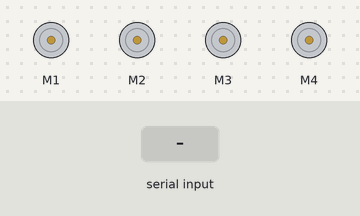
The sketch below on a simulated Arduino Uno, built with avr-gcc and run on an emulated ATmega328P. On the bench: 4 × DC motor (green arrow = forward, orange = backward, longer = faster). The inputs (shaded band) are chosen by the test bench. What the sketch prints to the serial monitor is not drawn.

Above: at 1.2 s.
1.3 s: "C\n" received over Serial
2.8 s: "U\n" received over Serial
At 3.1 s:
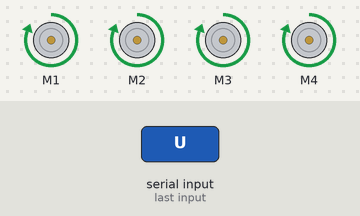
4.3 s: "D\n" received over Serial
At 5.5 s:
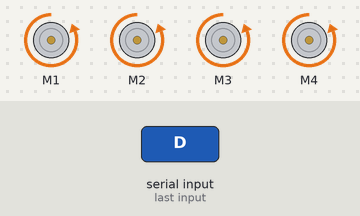
5.8 s: "L\n" received over Serial
At 7.0 s:
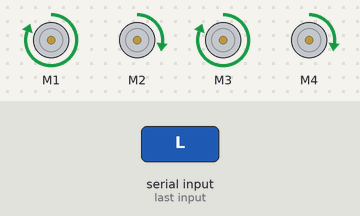
7.3 s: "R\n" received over Serial
At 8.5 s:
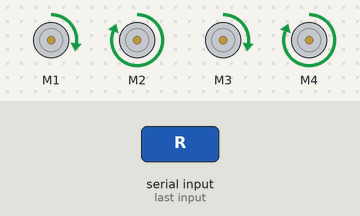
Timing chart, 0 to 10.3 s (numbered marks = the images above; inputs shaded):
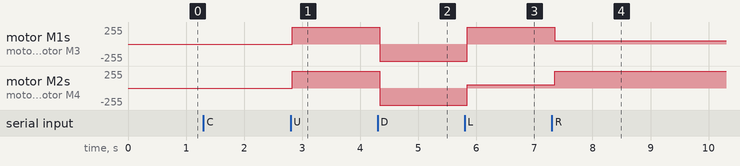

The sketch:

slave.ino
```cpp
#include <AFMotor.h>

//initial motors pin
AF_DCMotor motor1(1);
AF_DCMotor motor2(2);
AF_DCMotor motor3(3);
AF_DCMotor motor4(4);

char command;

void setup()
{
  Serial.begin(9600);  //Set the baud rate to your Bluetooth module.
  Serial.println("Slave ready. Waiting for joystick input...");
}

void loop() {
  Serial.println("Waiting for signal...");
  if (Serial.available()) {
    String receivedData = Serial.readStringUntil('\n');
    Serial.println("Joystick Direction: " + receivedData);
    char command = receivedData.charAt(0);

    Stop(); //initialize with motors stoped

    switch (command) {
      case 'C':
        Stop();
        break;
      case 'U':
        forward();
        break;
      case 'D':
        back();
        break;
      case 'L':
        left();
        break;
      case 'R':
        right();
        break;
      default:
        Serial.println("Unknown command received.");
      break;
    }
  }
}

void forward()
{
  motor1.setSpeed(255); //Define maximum velocity
  motor1.run(FORWARD);  //rotate the motor clockwise
  motor2.setSpeed(255); //Define maximum velocity
  motor2.run(FORWARD);  //rotate the motor clockwise
  motor3.setSpeed(255); //Define maximum velocity
  motor3.run(FORWARD);  //rotate the motor clockwise
  motor4.setSpeed(255); //Define maximum velocity
  motor4.run(FORWARD);  //rotate the motor clockwise
}

void back()
{
  motor1.setSpeed(255); //Define maximum velocity
  motor1.run(BACKWARD); //rotate the motor anti-clockwise
  motor2.setSpeed(255); //Define maximum velocity
  motor2.run(BACKWARD); //rotate the motor anti-clockwise
  motor3.setSpeed(255); //Define maximum velocity
  motor3.run(BACKWARD); //rotate the motor anti-clockwise
  motor4.setSpeed(255); //Define maximum velocity
  motor4.run(BACKWARD); //rotate the motor anti-clockwise
}

void left()
{
  motor1.setSpeed(255); //Define maximum velocity
  motor1.run(FORWARD); //rotate the motor clockwise
  motor2.setSpeed(50); //Define lower velocity
  motor2.run(FORWARD); //rotate the motor clockwise
  motor3.setSpeed(255); //Define maximum velocity
  motor3.run(FORWARD);  //rotate the motor clockwise
  motor4.setSpeed(50); // Define lower velocity
  motor4.run(FORWARD);  //rotate the motor clockwise
}

void right()
{
  motor1.setSpeed(50); //Define lower velocity
  motor1.run(FORWARD);  //rotate the motor clockwise
  motor2.setSpeed(255); //Define maximum velocity
  motor2.run(FORWARD);  //rotate the motor clockwise
  motor3.setSpeed(50); //Define lower velocity
  motor3.run(FORWARD); //rotate the motor clockwise
  motor4.setSpeed(255); //Define maximum velocity
  motor4.run(FORWARD); //rotate the motor clockwise
}

void Stop()
{
  motor1.setSpeed(0);  //Define minimum velocity
  motor1.run(RELEASE); //stop the motor when release the button
  motor2.setSpeed(0);  //Define minimum velocity
  motor2.run(RELEASE); //rotate the motor clockwise
  motor3.setSpeed(0);  //Define minimum velocity
  motor3.run(RELEASE); //stop the motor when release the button
  motor4.setSpeed(0);  //Define minimum velocity
  motor4.run(RELEASE); //stop the motor when release the button
}
```

Measured:
- after the input at 2.8 s, motor M1–4: stopped → forward 255/255 at once
- after the input at 4.3 s, motor M1–4: forward 255/255 → backward 255/255 at once
- after the input at 5.8 s, motor M1, motor M3: backward 255/255 → forward 255/255 at once; motor M2, motor M4: backward 255/255 → forward 50/255 at once
- after the input at 7.3 s, motor M1, motor M3: forward 255/255 → forward 50/255 after 0.05 s; motor M2, motor M4: forward 50/255 → forward 255/255 after 0.05 s
